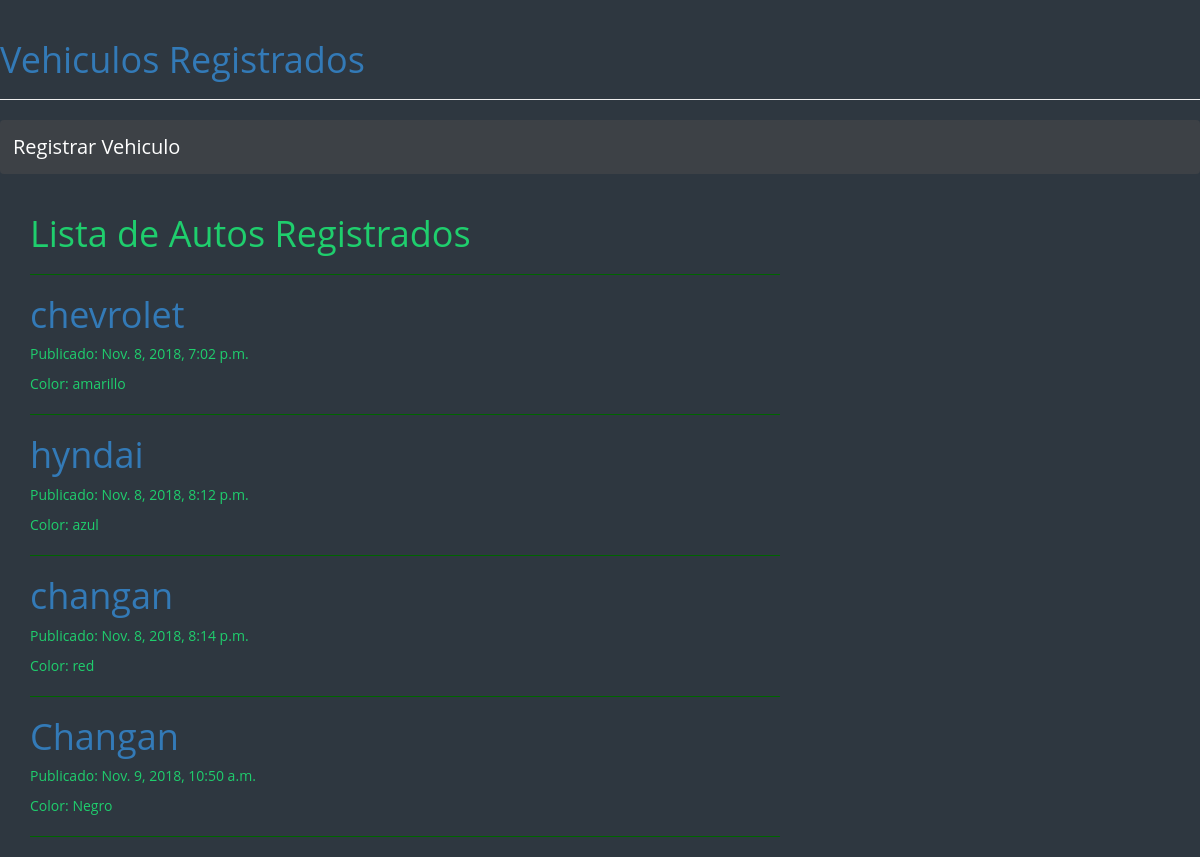
The page / on the database its author committed.
### blog/models.py (models this page shows, shortened)
class Vehiculo(models.Model):
    author = models.ForeignKey('auth.User',on_delete=models.CASCADE)
    marca=models.CharField(max_length=30)
    modelo=models.CharField(max_length=30)
    anio=models.CharField(max_length=30)
    color=models.CharField(max_length=30)
    numero_puertas=models.CharField(max_length=30)
    descripcion=models.CharField(max_length=30)
    fecha_publicacion=models.DateTimeField(blank=True,null=True)
    precio=models.CharField(max_length=30)

### blog/views.py (the view)
# urls.py: path('', views.post_list, name='post_list'),
def post_list(request):
    posts = Vehiculo.objects.all()
    return render(request, 'blog/post_list.html', {'posts':posts})

### blog/templates/blog/post_list.html
{%extends 'blog/base.html'%}
{% block content %}
<h1>Lista de Autos Registrados</h1>
<hr style="border-color:darkgreen; ">
    {% for post in posts %}
    <div class="post" id="Formulario">
            <h1><a href="{% url 'post_detail' pk=post.pk %}">{{ post.marca }}</a></h1>
        <div class="date" >
            <p> Publicado: {{ post.fecha_publicacion }} </p >
            <p> Color: {{post.color}}</p>
                <hr style="border-color:darkgreen">
        </div>
    </div>
    {% endfor %}
{% endblock %}

### blog/templates/blog/base.html (shortened to what this page needs)
{% load static %}
<html>
    <head>
        <link rel="stylesheet" href="//maxcdn.bootstrapcdn.com/bootstrap/3.2.0/css/bootstrap.min.css">
        <link rel="stylesheet" href="//maxcdn.bootstrapcdn.com/bootstrap/3.2.0/css/bootstrap-theme.min.css">
        <link rel="stylesheet" href="{% static 'css/blog.css' %}">
    </head>
    <body>
<div class="page-header">
    <h1><a href="/">Vehiculos Registrados</a></h1>
</div>
<div class="navbar">
    <a href="{% url 'post_new' %}" class="top-menu"><span>Registrar Vehiculo</span></a>
</div>
<div class="content container">
    <div class="row">
        <div class="col-md-8">
        {% block content %}
        {% endblock %}
        </div>
    </div>
</div>
</body>
</html>

### blog/static/css/blog.css (style rules this page uses)
body { background: #2E3740; color: #1FCE6D; font-family: 'Open Sans', sans-serif }
.navbar { width: 100%; background-color: rgb(61, 65, 70); overflow: auto; }
.navbar a { float: left; padding: 12px; color: white; text-decoration: none; font-size: 20px; }

### rows shown on the page
Vehiculo: marca "chevrolet", fecha_publicacion "Nov. 8, 2018, 7:02 p.m.", color "amarillo"
Vehiculo: marca "hyndai", fecha_publicacion "Nov. 8, 2018, 8:12 p.m.", color "azul"
Vehiculo: marca "changan", fecha_publicacion "Nov. 8, 2018, 8:14 p.m.", color "red"
Vehiculo: marca "Changan", fecha_publicacion "Nov. 9, 2018, 10:50 a.m.", color "Negro"
